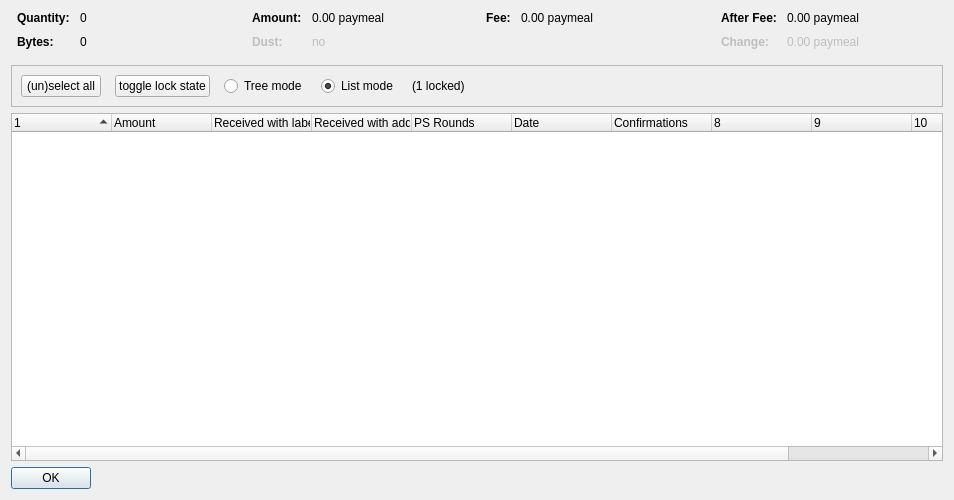
<?xml version="1.0" encoding="UTF-8"?>
<ui version="4.0">
 <class>CoinControlDialog</class>
 <widget class="QDialog" name="CoinControlDialog">
  <property name="geometry">
   <rect>
    <x>0</x>
    <y>0</y>
    <width>954</width>
    <height>500</height>
   </rect>
  </property>
  <property name="windowTitle">
   <string>Coin Selection</string>
  </property>
  <layout class="QVBoxLayout" name="verticalLayout">
   <item>
    <layout class="QHBoxLayout" name="horizontalLayoutTop" stretch="0,0,0,0">
     <property name="topMargin">
      <number>0</number>
     </property>
     <property name="bottomMargin">
      <number>10</number>
     </property>
     <item>
      <layout class="QFormLayout" name="formLayoutCoinControl1">
       <property name="horizontalSpacing">
        <number>10</number>
       </property>
       <property name="verticalSpacing">
        <number>10</number>
       </property>
       <property name="leftMargin">
        <number>6</number>
       </property>
       <property name="rightMargin">
        <number>6</number>
       </property>
       <item row="0" column="0">
        <widget class="QLabel" name="labelCoinControlQuantityText">
         <property name="font">
          <font>
           <weight>75</weight>
           <bold>true</bold>
          </font>
         </property>
         <property name="text">
          <string>Quantity:</string>
         </property>
        </widget>
       </item>
       <item row="0" column="1">
        <widget class="QLabel" name="labelCoinControlQuantity">
         <property name="cursor">
          <cursorShape>IBeamCursor</cursorShape>
         </property>
         <property name="contextMenuPolicy">
          <enum>Qt::ActionsContextMenu</enum>
         </property>
         <property name="text">
          <string notr="true">0</string>
         </property>
         <property name="textInteractionFlags">
          <set>Qt::LinksAccessibleByMouse|Qt::TextSelectableByKeyboard|Qt::TextSelectableByMouse</set>
         </property>
        </widget>
       </item>
       <item row="1" column="0">
        <widget class="QLabel" name="labelCoinControlBytesText">
         <property name="font">
          <font>
           <weight>75</weight>
           <bold>true</bold>
          </font>
         </property>
         <property name="text">
          <string>Bytes:</string>
         </property>
        </widget>
       </item>
       <item row="1" column="1">
        <widget class="QLabel" name="labelCoinControlBytes">
         <property name="cursor">
          <cursorShape>IBeamCursor</cursorShape>
         </property>
         <property name="contextMenuPolicy">
          <enum>Qt::ActionsContextMenu</enum>
         </property>
         <property name="text">
          <string notr="true">0</string>
         </property>
         <property name="textInteractionFlags">
          <set>Qt::LinksAccessibleByMouse|Qt::TextSelectableByKeyboard|Qt::TextSelectableByMouse</set>
         </property>
        </widget>
       </item>
      </layout>
     </item>
     <item>
      <layout class="QFormLayout" name="formLayoutCoinControl2">
       <property name="horizontalSpacing">
        <number>10</number>
       </property>
       <property name="verticalSpacing">
        <number>10</number>
       </property>
       <property name="leftMargin">
        <number>6</number>
       </property>
       <property name="rightMargin">
        <number>6</number>
       </property>
       <item row="0" column="0">
        <widget class="QLabel" name="labelCoinControlAmountText">
         <property name="font">
          <font>
           <weight>75</weight>
           <bold>true</bold>
          </font>
         </property>
         <property name="text">
          <string>Amount:</string>
         </property>
        </widget>
       </item>
       <item row="0" column="1">
        <widget class="QLabel" name="labelCoinControlAmount">
         <property name="cursor">
          <cursorShape>IBeamCursor</cursorShape>
         </property>
         <property name="contextMenuPolicy">
          <enum>Qt::ActionsContextMenu</enum>
         </property>
         <property name="text">
          <string notr="true">0.00 paymeal</string>
         </property>
         <property name="textInteractionFlags">
          <set>Qt::LinksAccessibleByMouse|Qt::TextSelectableByKeyboard|Qt::TextSelectableByMouse</set>
         </property>
        </widget>
       </item>
       <item row="1" column="0">
        <widget class="QLabel" name="labelCoinControlLowOutputText">
         <property name="enabled">
          <bool>false</bool>
         </property>
         <property name="font">
          <font>
           <weight>75</weight>
           <bold>true</bold>
          </font>
         </property>
         <property name="text">
          <string>Dust:</string>
         </property>
        </widget>
       </item>
       <item row="1" column="1">
        <widget class="QLabel" name="labelCoinControlLowOutput">
         <property name="enabled">
          <bool>false</bool>
         </property>
         <property name="cursor">
          <cursorShape>IBeamCursor</cursorShape>
         </property>
         <property name="contextMenuPolicy">
          <enum>Qt::ActionsContextMenu</enum>
         </property>
         <property name="text">
          <string notr="true">no</string>
         </property>
         <property name="textInteractionFlags">
          <set>Qt::LinksAccessibleByMouse|Qt::TextSelectableByKeyboard|Qt::TextSelectableByMouse</set>
         </property>
        </widget>
       </item>
      </layout>
     </item>
     <item>
      <layout class="QFormLayout" name="formLayoutCoinControl3">
       <property name="horizontalSpacing">
        <number>10</number>
       </property>
       <property name="verticalSpacing">
        <number>10</number>
       </property>
       <property name="leftMargin">
        <number>6</number>
       </property>
       <property name="rightMargin">
        <number>6</number>
       </property>
       <item row="0" column="0">
        <widget class="QLabel" name="labelCoinControlFeeText">
         <property name="font">
          <font>
           <weight>75</weight>
           <bold>true</bold>
          </font>
         </property>
         <property name="text">
          <string>Fee:</string>
         </property>
        </widget>
       </item>
       <item row="0" column="1">
        <widget class="QLabel" name="labelCoinControlFee">
         <property name="cursor">
          <cursorShape>IBeamCursor</cursorShape>
         </property>
         <property name="contextMenuPolicy">
          <enum>Qt::ActionsContextMenu</enum>
         </property>
         <property name="text">
          <string notr="true">0.00 paymeal</string>
         </property>
         <property name="textInteractionFlags">
          <set>Qt::LinksAccessibleByMouse|Qt::TextSelectableByKeyboard|Qt::TextSelectableByMouse</set>
         </property>
        </widget>
       </item>
      </layout>
     </item>
     <item>
      <layout class="QFormLayout" name="formLayoutCoinControl4">
       <property name="horizontalSpacing">
        <number>10</number>
       </property>
       <property name="verticalSpacing">
        <number>10</number>
       </property>
       <property name="leftMargin">
        <number>6</number>
       </property>
       <property name="rightMargin">
        <number>6</number>
       </property>
       <item row="0" column="0">
        <widget class="QLabel" name="labelCoinControlAfterFeeText">
         <property name="font">
          <font>
           <weight>75</weight>
           <bold>true</bold>
          </font>
         </property>
         <property name="text">
          <string>After Fee:</string>
         </property>
        </widget>
       </item>
       <item row="0" column="1">
        <widget class="QLabel" name="labelCoinControlAfterFee">
         <property name="cursor">
          <cursorShape>IBeamCursor</cursorShape>
         </property>
         <property name="contextMenuPolicy">
          <enum>Qt::ActionsContextMenu</enum>
         </property>
         <property name="text">
          <string notr="true">0.00 paymeal</string>
         </property>
         <property name="textInteractionFlags">
          <set>Qt::LinksAccessibleByMouse|Qt::TextSelectableByKeyboard|Qt::TextSelectableByMouse</set>
         </property>
        </widget>
       </item>
       <item row="1" column="0">
        <widget class="QLabel" name="labelCoinControlChangeText">
         <property name="enabled">
          <bool>false</bool>
         </property>
         <property name="font">
          <font>
           <weight>75</weight>
           <bold>true</bold>
          </font>
         </property>
         <property name="text">
          <string>Change:</string>
         </property>
        </widget>
       </item>
       <item row="1" column="1">
        <widget class="QLabel" name="labelCoinControlChange">
         <property name="enabled">
          <bool>false</bool>
         </property>
         <property name="cursor">
          <cursorShape>IBeamCursor</cursorShape>
         </property>
         <property name="contextMenuPolicy">
          <enum>Qt::ActionsContextMenu</enum>
         </property>
         <property name="text">
          <string notr="true">0.00 paymeal</string>
         </property>
         <property name="textInteractionFlags">
          <set>Qt::LinksAccessibleByMouse|Qt::TextSelectableByKeyboard|Qt::TextSelectableByMouse</set>
         </property>
        </widget>
       </item>
      </layout>
     </item>
    </layout>
   </item>
   <item>
    <widget class="QFrame" name="frame">
     <property name="minimumSize">
      <size>
       <width>0</width>
       <height>40</height>
      </size>
     </property>
     <property name="frameShape">
      <enum>QFrame::StyledPanel</enum>
     </property>
     <property name="frameShadow">
      <enum>QFrame::Sunken</enum>
     </property>
     <layout class="QHBoxLayout" name="horizontalLayout">
      <item>
       <layout class="QHBoxLayout" name="horizontalLayoutPanel" stretch="0,0,0,0,0,0">
        <property name="spacing">
         <number>14</number>
        </property>
        <item>
         <widget class="QPushButton" name="pushButtonSelectAll">
          <property name="sizePolicy">
           <sizepolicy hsizetype="Maximum" vsizetype="Fixed">
            <horstretch>0</horstretch>
            <verstretch>0</verstretch>
           </sizepolicy>
          </property>
          <property name="text">
           <string>(un)select all</string>
          </property>
          <property name="autoDefault">
           <bool>false</bool>
          </property>
         </widget>
        </item>
        <item>
         <widget class="QPushButton" name="pushButtonToggleLock">
          <property name="sizePolicy">
           <sizepolicy hsizetype="Maximum" vsizetype="Fixed">
            <horstretch>0</horstretch>
            <verstretch>0</verstretch>
           </sizepolicy>
          </property>
          <property name="text">
           <string>toggle lock state</string>
          </property>
          <property name="autoDefault">
           <bool>false</bool>
          </property>
         </widget>
        </item>
        <item>
         <widget class="QRadioButton" name="radioTreeMode">
          <property name="sizePolicy">
           <sizepolicy hsizetype="Maximum" vsizetype="Fixed">
            <horstretch>0</horstretch>
            <verstretch>0</verstretch>
           </sizepolicy>
          </property>
          <property name="text">
           <string>Tree mode</string>
          </property>
         </widget>
        </item>
        <item>
         <widget class="QRadioButton" name="radioListMode">
          <property name="sizePolicy">
           <sizepolicy hsizetype="Maximum" vsizetype="Fixed">
            <horstretch>0</horstretch>
            <verstretch>0</verstretch>
           </sizepolicy>
          </property>
          <property name="text">
           <string>List mode</string>
          </property>
          <property name="checked">
           <bool>true</bool>
          </property>
         </widget>
        </item>
        <item>
         <widget class="QLabel" name="labelLocked">
          <property name="text">
           <string>(1 locked)</string>
          </property>
         </widget>
        </item>
        <item>
         <spacer name="horizontalSpacer">
          <property name="orientation">
           <enum>Qt::Horizontal</enum>
          </property>
          <property name="sizeHint" stdset="0">
           <size>
            <width>40</width>
            <height>20</height>
           </size>
          </property>
         </spacer>
        </item>
       </layout>
      </item>
     </layout>
    </widget>
   </item>
   <item>
    <widget class="CoinControlTreeWidget" name="treeWidget">
     <property name="contextMenuPolicy">
      <enum>Qt::CustomContextMenu</enum>
     </property>
     <property name="sortingEnabled">
      <bool>false</bool>
     </property>
     <property name="columnCount">
      <number>11</number>
     </property>
     <attribute name="headerShowSortIndicator" stdset="0">
      <bool>true</bool>
     </attribute>
     <attribute name="headerStretchLastSection">
      <bool>false</bool>
     </attribute>
     <column>
      <property name="text">
       <string/>
      </property>
     </column>
     <column>
      <property name="text">
       <string>Amount</string>
      </property>
     </column>
     <column>
      <property name="text">
       <string>Received with label</string>
      </property>
     </column>
     <column>
      <property name="text">
       <string>Received with address</string>
      </property>
     </column>
     <column>
      <property name="text">
       <string>PS Rounds</string>
      </property>
     </column>
     <column>
      <property name="text">
       <string>Date</string>
      </property>
     </column>
     <column>
      <property name="text">
       <string>Confirmations</string>
      </property>
      <property name="toolTip">
       <string>Confirmed</string>
      </property>
     </column>
     <column>
      <property name="text">
       <string/>
      </property>
     </column>
     <column>
      <property name="text">
       <string/>
      </property>
     </column>
     <column>
      <property name="text">
       <string/>
      </property>
     </column>
     <column>
      <property name="text">
       <string/>
      </property>
     </column>
    </widget>
   </item>
   <item>
    <widget class="QDialogButtonBox" name="buttonBox">
     <property name="sizePolicy">
      <sizepolicy hsizetype="Maximum" vsizetype="Fixed">
       <horstretch>0</horstretch>
       <verstretch>0</verstretch>
      </sizepolicy>
     </property>
     <property name="orientation">
      <enum>Qt::Horizontal</enum>
     </property>
     <property name="standardButtons">
      <set>QDialogButtonBox::Ok</set>
     </property>
    </widget>
   </item>
  </layout>
 </widget>
 <customwidgets>
  <customwidget>
   <class>CoinControlTreeWidget</class>
   <extends>QTreeWidget</extends>
   <header>coincontroltreewidget.h</header>
  </customwidget>
 </customwidgets>
 <resources/>
 <connections/>
</ui>
